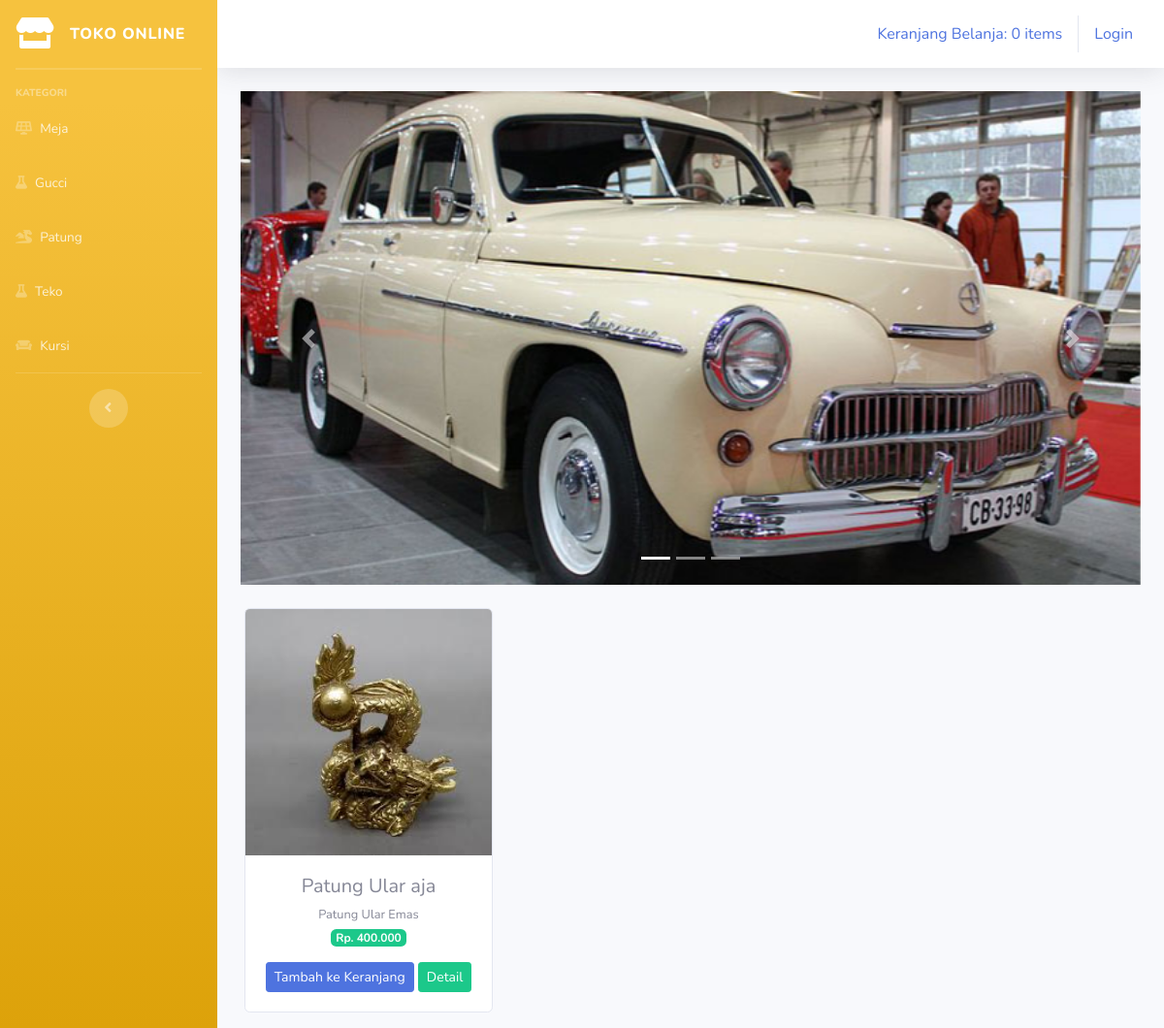
The page /index.php/kategori/patung on the database its author committed.
### tables this page shows
CREATE TABLE `tbl_barang` (
  `id_brg` int(11) NOT NULL,
  `nama_brg` varchar(120) NOT NULL,
  `keterangan` varchar(225) NOT NULL,
  `kategori` varchar(60) NOT NULL,
  `harga` int(11) NOT NULL,
  `stok` int(4) NOT NULL,
  `gambar` text NOT NULL
);

### application/controllers/kategori.php (called while the page is built, shortened)
<?php
class Kategori extends CI_Controller
{
    public function patung()
    {
        $data['patung'] = $this->model_kategori->data_patung()->result();
        $this->load->view('templates/header');
        $this->load->view('templates/sidebar');
        $this->load->view('patung',$data);
        $this->load->view('templates/footer');
    }
}
?>

### index.php (called while the page is built, shortened)
<?php
require_once BASEPATH.'core/CodeIgniter.php';

### application/models/model_kategori.php (called while the page is built, shortened)
<?php
class Model_kategori extends CI_Model
{
    public function data_patung()
    {
        return $this->db->get_where("tbl_barang",array('kategori' => 'patung'));
    }
}
?>

### application/views/patung.php (the view, shortened to what this page needs)
<div class="container-fluid">
<div id="carouselExampleIndicators" class="carousel slide" data-ride="carousel">
  <ol class="carousel-indicators">
    <li data-target="#carouselExampleIndicators" data-slide-to="0" class="active"></li>
    <li data-target="#carouselExampleIndicators" data-slide-to="1"></li>
    <li data-target="#carouselExampleIndicators" data-slide-to="2"></li>
  </ol>
  <div class="carousel-inner">
    <div class="carousel-item active">
      <img src="<?php echo base_url('assets/img/slide1.jpg')?>" class="d-block w-100" alt="...">
    </div>
  </div>
  <a class="carousel-control-prev" href="#carouselExampleIndicators" role="button" data-slide="prev">
    <span class="carousel-control-prev-icon" aria-hidden="true"></span>
  </a>
  <a class="carousel-control-next" href="#carouselExampleIndicators" role="button" data-slide="next">
    <span class="carousel-control-next-icon" aria-hidden="true"></span>
  </a>
</div>
    <div class="row text-center mt-4">
    <?php foreach ($patung as $brg) : ?>
        <div class="card ml-3 mb-3" style="width: 16rem;">
        <img src="<?php echo base_url().'/upload/'.$brg->gambar ?>" class="card-img-top" alt="...">
        <div class="card-body">
        <h5 class="card-title mb-1"><?php echo $brg->nama_brg ?></h5>
        <small><?php echo $brg->keterangan ?></small><br>
        <span class="badge badge-success mb-3">Rp. <?php echo number_format($brg->harga, 0, ',','.') ?></span>
        <?php echo anchor('dashboard/tambah_ke_keranjang/' .$brg->id_brg,'<div class="btn btn-sm btn-primary">Tambah ke Keranjang</div>') ?>
        <?php echo anchor('dashboard/detail/' .$brg->id_brg,'<div class="btn btn-sm btn-success">Detail</div>') ?>
        </div>
        </div>
    <?php endforeach ?>
    </div>
</div>

### rows shown on the page
tbl_barang: gambar (picture), nama_brg "Patung Ular aja", keterangan "Patung Ular Emas", harga "400.000", id_brg "Tambah ke Keranjang", id_brg "Detail"

### other values the page prints
anchor('dashboard/detail_keranjang',$keranjang) "Keranjang Belanja: 0 items"
anchor('auth/login','Login') "Login"
